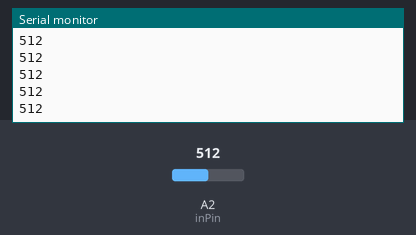
A sketch run on a simulated Arduino Uno, built with avr-gcc and run on an emulated ATmega328P. On the bench: the last lines printed to the serial monitor. The inputs (shaded band) are chosen by the test bench; at power-on: A2 (inPin) = 512.

Above: at 1.2 s.
1.3 s: A2 (inPin) set to 716
At 1.68 s:
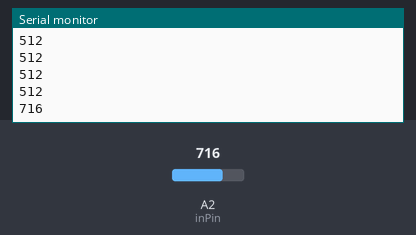
2.8 s: A2 (inPin) set to 900
At 2.93 s:
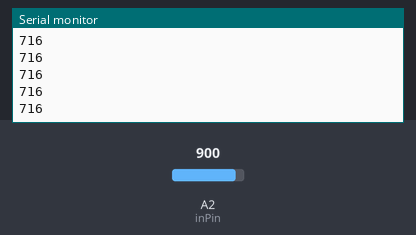
Timing chart, 0 to 5.8 s (numbered marks = the images above; inputs shaded):
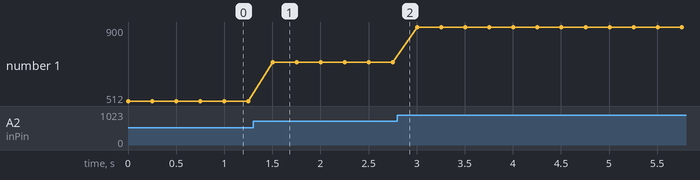

Measured:
- after the input at 1.3 s, the serial monitor: prints a new line after 0.20 s (image 1)
- plotted number 1: 512 → 716 after the input at 1.3 s, 716 → 900 after the input at 2.8 s

The sketch:

problem3.ino
```cpp
int inPin =A2;
int val;

void setup()
{
  pinMode(A2,val);
  Serial.begin(9600);
    // set up your input pin
    // initialize the serial monitor at 9600 baud
}

void loop()
{
  Serial.println(analogRead(inPin));
  delay(250);
    // read your sensor pin A0 and store that in the "val" variable
    // print that value as a hexidecimal number in the serial monitor
    // delay the appropriate amount of time
}
```
